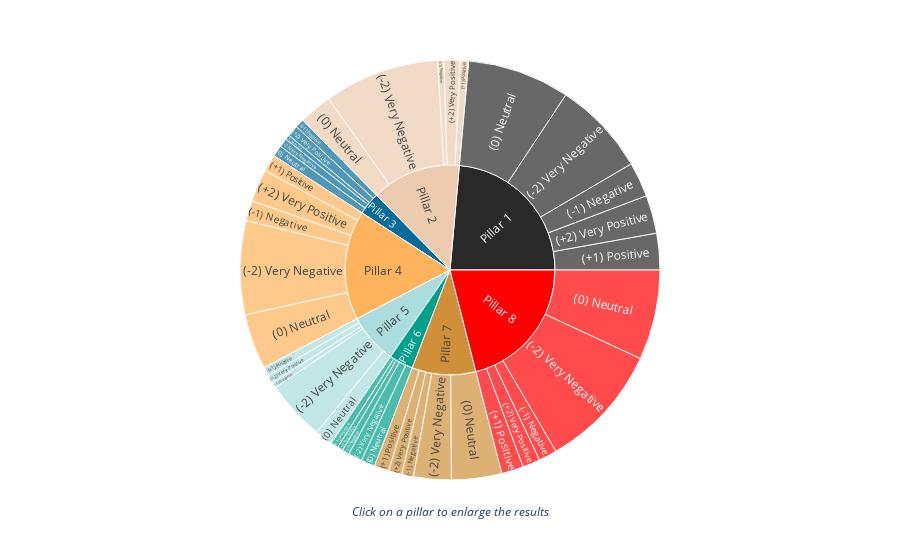

Notebook cell for this chart:
### Code cell
fig = px.sunburst(
    summary_sorted, 
    path = ["associated_pillar", "impact_score_str"], 
    values = "n_articles",
    color = "associated_pillar",
    color_discrete_map = {
        "Pillar 1": "#292929", 
        "Pillar 2": "#ECCBAE",
        "Pillar 3": "#046C9A",
        "Pillar 4": "#FFB35C",
        "Pillar 5": "#ABDDDE",
        "Pillar 6": "#00A08A",
        "Pillar 7": "#D08F39",
        "Pillar 8": "#FF0000"
    },
    custom_data = ["associated_pillar", "impact_score_str", "n_articles", "share"]
)
fig.update_traces(
    sort = False,
    insidetextorientation = "radial",
    hovertemplate = (
        "<b>%{customdata[0]}</b><br>" +
        "<i>%{customdata[1]}</i><br>" +
        "No. of articles: %{customdata[2]}<br>" +
        "Share: %{customdata[3]:.1f}%"
    ),
    hoverlabel = dict(
        font_size   = 15,
        font_family = "Lato"
    )
)
fig.add_annotation(
    showarrow = False,
    text = "<i>Click on a pillar to enlarge the results</i>",
    x    = 0.5,
    y    = -0.1
    )
fig.show()

### Figure 1 — Plotly figure (JSON) as saved in the notebook; plotly's stock layout.template omitted (floating-point values rounded to 4 significant figures; data arrays with more than 128 entries replaced by an {"elided": "..."} marker saying what was removed)
{"data": [{"branchvalues": "total", "customdata": {"elided": "48x4 mixed values"}, "domain": {"x": [0, 1], "y": [0, 1]}, "hoverlabel": {"font": {"family": "Lato", "size": 15}}, "hovertemplate": "<b>%{customdata[0]}</b><br><i>%{customdata[1]}</i><br>No. of articles: %{customdata[2]}<br>Share: %{customdata[3]:.1f}%", "ids": ["Pillar 1/(+1) Positive", "Pillar 2/(+1) Positive", "Pillar 3/(+1) Positive", "Pillar 4/(+1) Positive", "Pillar 5/(+1) Positive", "Pillar 2/(+2) Very Positive", "Pillar 8/(+1) Positive", "Pillar 1/(+2) Very Positive", "Pillar 6/(+1) Positive", "Pillar 7/(+1) Positive", "Pillar 3/(+2) Very Positive", "Pillar 4/(+2) Very Positive", "Pillar 5/(+2) Very Positive", "Pillar 6/(+2) Very Positive", "Pillar 7/(+2) Very Positive", "Pillar 3/(-1) Negative", "Pillar 2/(-1) Negative", "Pillar 4/(-1) Negative", "Pillar 8/(+2) Very Positive", "Pillar 1/(-1) Negative", "Pillar 5/(-1) Negative", "Pillar 6/(-1) Negative", "Pillar 7/(-1) Negative", "Pillar 8/(-1) Negative", "Pillar 1/(-2) Very Negative", "Pillar 6/(-2) Very Negative", "Pillar 4/(-2) Very Negative", "Pillar 5/(-2) Very Negative", "Pillar 2/(-2) Very Negative", "Pillar 3/(-2) Very Negative", "Pillar 7/(-2) Very Negative", "Pillar 8/(-2) Very Negative", "Pillar 1/(0) Neutral", "Pillar 2/(0) Neutral", "Pillar 3/(0) Neutral", "Pillar 7/(0) Neutral", "Pillar 4/(0) Neutral", "Pillar 5/(0) Neutral", "Pillar 6/(0) Neutral", "Pillar 8/(0) Neutral", "Pillar 1", "Pillar 2", "Pillar 3", "Pillar 4", "Pillar 5", "Pillar 6", "Pillar 7", "Pillar 8"], "insidetextorientation": "radial", "labels": ["(+1) Positive", "(+1) Positive", "(+1) Positive", "(+1) Positive", "(+1) Positive", "(+2) Very Positive", "(+1) Positive", "(+2) Very Positive", "(+1) Positive", "(+1) Positive", "(+2) Very Positive", "(+2) Very Positive", "(+2) Very Positive", "(+2) Very Positive", "(+2) Very Positive", "(-1) Negative", "(-1) Negative", "(-1) Negative", "(+2) Very Positive", "(-1) Negative", "(-1) Negative", "(-1) Negative", "(-1) Negative", "(-1) Negative", "(-2) Very Negative", "(-2) Very Negative", "(-2) Very Negative", "(-2) Very Negative", "(-2) Very Negative", "(-2) Very Negative", "(-2) Very Negative", "(-2) Very Negative", "(0) Neutral", "(0) Neutral", "(0) Neutral", "(0) Neutral", "(0) Neutral", "(0) Neutral", "(0) Neutral", "(0) Neutral", "Pillar 1", "Pillar 2", "Pillar 3", "Pillar 4", "Pillar 5", "Pillar 6", "Pillar 7", "Pillar 8"], "marker": {"colors": ["#292929", "#ECCBAE", "#046C9A", "#FFB35C", "#ABDDDE", "#ECCBAE", "#FF0000", "#292929", "#00A08A", "#D08F39", "#046C9A", "#FFB35C", "#ABDDDE", "#00A08A", "#D08F39", "#046C9A", "#ECCBAE", "#FFB35C", "#FF0000", "#292929", "#ABDDDE", "#00A08A", "#D08F39", "#FF0000", "#292929", "#00A08A", "#FFB35C", "#ABDDDE", "#ECCBAE", "#046C9A", "#D08F39", "#FF0000", "#292929", "#ECCBAE", "#046C9A", "#D08F39", "#FFB35C", "#ABDDDE", "#00A08A", "#FF0000", "#292929", "#ECCBAE", "#046C9A", "#FFB35C", "#ABDDDE", "#00A08A", "#D08F39", "#FF0000"]}, "name": "", "parents": ["Pillar 1", "Pillar 2", "Pillar 3", "Pillar 4", "Pillar 5", "Pillar 2", "Pillar 8", "Pillar 1", "Pillar 6", "Pillar 7", "Pillar 3", "Pillar 4", "Pillar 5", "Pillar 6", "Pillar 7", "Pillar 3", "Pillar 2", "Pillar 4", "Pillar 8", "Pillar 1", "Pillar 5", "Pillar 6", "Pillar 7", "Pillar 8", "Pillar 1", "Pillar 6", "Pillar 4", "Pillar 5", "Pillar 2", "Pillar 3", "Pillar 7", "Pillar 8", "Pillar 1", "Pillar 2", "Pillar 3", "Pillar 7", "Pillar 4", "Pillar 5", "Pillar 6", "Pillar 8", "", "", "", "", "", "", "", ""], "sort": false, "type": "sunburst", "values": [474, 111, 116, 224, 116, 207, 285, 495, 98, 191, 146, 421, 107, 73, 173, 62, 81, 263, 227, 451, 73, 92, 153, 237, 1224, 182, 1214, 778, 1493, 115, 487, 1625, 1326, 430, 144, 650, 716, 231, 180, 1167, 3970, 2322, 583, 2838, 1305, 625, 1654, 3541]}], "layout": {"annotations": [{"showarrow": false, "text": "<i>Click on a pillar to enlarge the results</i>", "x": 0.5, "y": -0.1}], "legend": {"tracegroupgap": 0}, "margin": {"t": 60}}}
